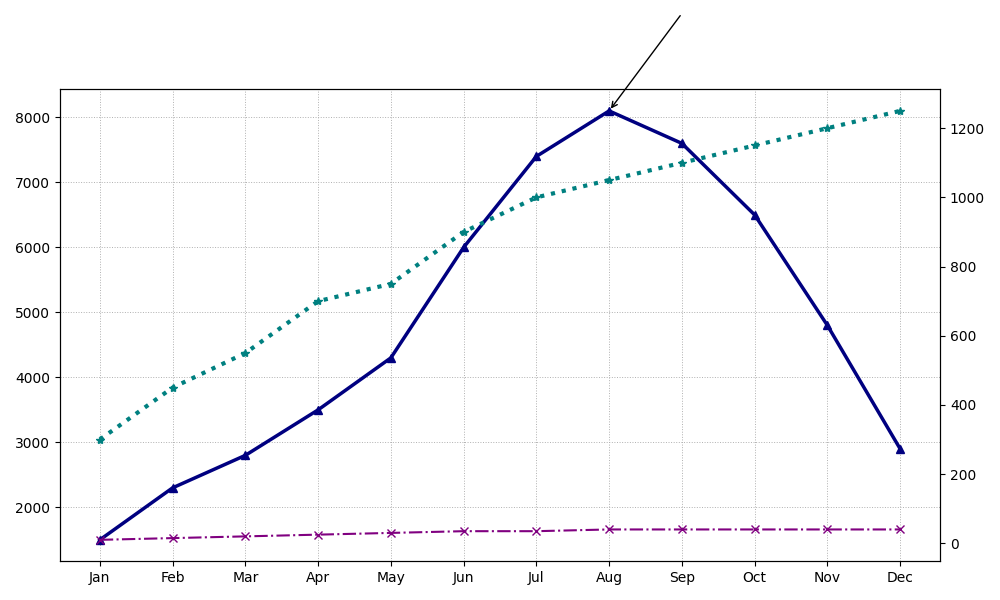

The Python source for this figure:
import matplotlib.pyplot as plt
import numpy as np

# Data for the bike-sharing program over one year (January to December)
months = np.array(['Jan', 'Feb', 'Mar', 'Apr', 'May', 'Jun', 'Jul', 'Aug', 'Sep', 'Oct', 'Nov', 'Dec'])
checkouts = np.array([1500, 2300, 2800, 3500, 4300, 6000, 7400, 8100, 7600, 6500, 4800, 2900])
stations = np.array([10, 15, 20, 25, 30, 35, 35, 40, 40, 40, 40, 40])
subscriptions = np.array([300, 450, 550, 700, 750, 900, 1000, 1050, 1100, 1150, 1200, 1250])

fig, ax1 = plt.subplots(figsize=(10, 6))

# Plotting with different markers and line styles
ax1.plot(months, checkouts, color='navy', linestyle='-', marker='^', linewidth=2.5)

# Secondary y-axis for station count and subscription numbers
ax2 = ax1.twinx()
ax2.plot(months, stations, color='purple', linestyle='-.', marker='x', linewidth=1.5)
ax2.plot(months, subscriptions, color='teal', linestyle=':', marker='*', linewidth=3)

# Annotate with modified style
max_checkouts_month = months[np.argmax(checkouts)]
max_checkouts_value = max(checkouts)
ax1.annotate('',  # Removed text from annotation
             xy=(max_checkouts_month, max_checkouts_value), 
             xytext=(8, max_checkouts_value + 1500),
             arrowprops=dict(facecolor='grey', arrowstyle='->'))

# Altered grid style
ax1.grid(True, which='both', linestyle=':', linewidth=0.7)
ax2.grid(False)

plt.tight_layout()
plt.show()
